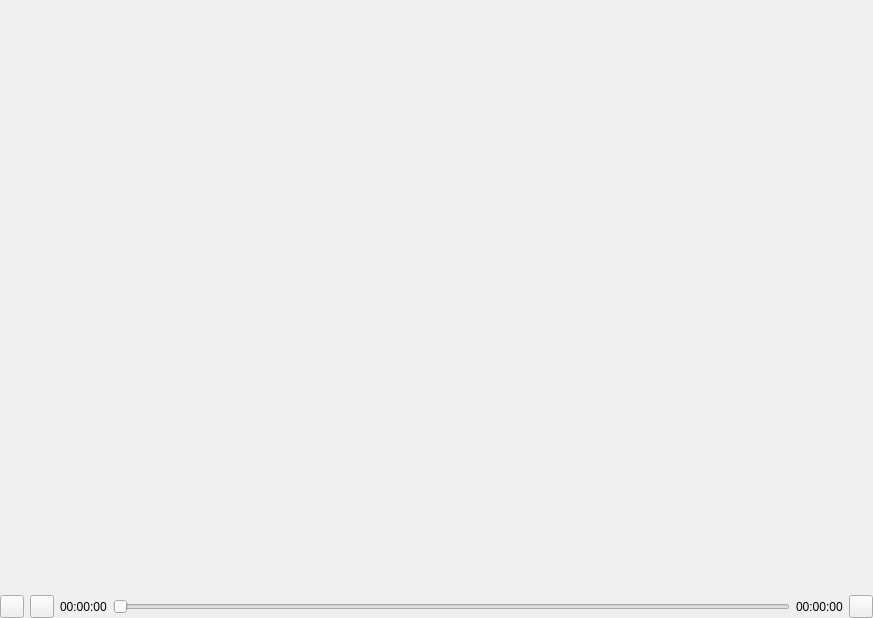
<?xml version="1.0" encoding="UTF-8"?>
<ui version="4.0">
 <class>PlayDialog</class>
 <widget class="QDialog" name="PlayDialog">
  <property name="geometry">
   <rect>
    <x>0</x>
    <y>0</y>
    <width>873</width>
    <height>618</height>
   </rect>
  </property>
  <property name="windowTitle">
   <string>Dialog</string>
  </property>
  <layout class="QVBoxLayout" name="verticalLayout" stretch="1,0">
   <property name="leftMargin">
    <number>0</number>
   </property>
   <property name="topMargin">
    <number>0</number>
   </property>
   <property name="rightMargin">
    <number>0</number>
   </property>
   <property name="bottomMargin">
    <number>0</number>
   </property>
   <item>
    <widget class="DVideoWidget" name="widget" native="true"/>
   </item>
   <item>
    <layout class="QHBoxLayout" name="horizontalLayout">
     <item>
      <widget class="QToolButton" name="toolButton_start">
       <property name="text">
        <string/>
       </property>
      </widget>
     </item>
     <item>
      <widget class="QToolButton" name="toolButton__stop">
       <property name="text">
        <string/>
       </property>
      </widget>
     </item>
     <item>
      <widget class="QLabel" name="label">
       <property name="text">
        <string>00:00:00</string>
       </property>
      </widget>
     </item>
     <item>
      <widget class="QSlider" name="horizontalSlider">
       <property name="orientation">
        <enum>Qt::Horizontal</enum>
       </property>
      </widget>
     </item>
     <item>
      <widget class="QLabel" name="label_2">
       <property name="text">
        <string>00:00:00</string>
       </property>
      </widget>
     </item>
     <item>
      <widget class="QToolButton" name="toolButton_max">
       <property name="text">
        <string/>
       </property>
      </widget>
     </item>
    </layout>
   </item>
  </layout>
 </widget>
 <customwidgets>
  <customwidget>
   <class>DVideoWidget</class>
   <extends>QWidget</extends>
   <header location="global">DVideoWidget.H</header>
   <container>1</container>
  </customwidget>
 </customwidgets>
 <resources/>
 <connections/>
</ui>
